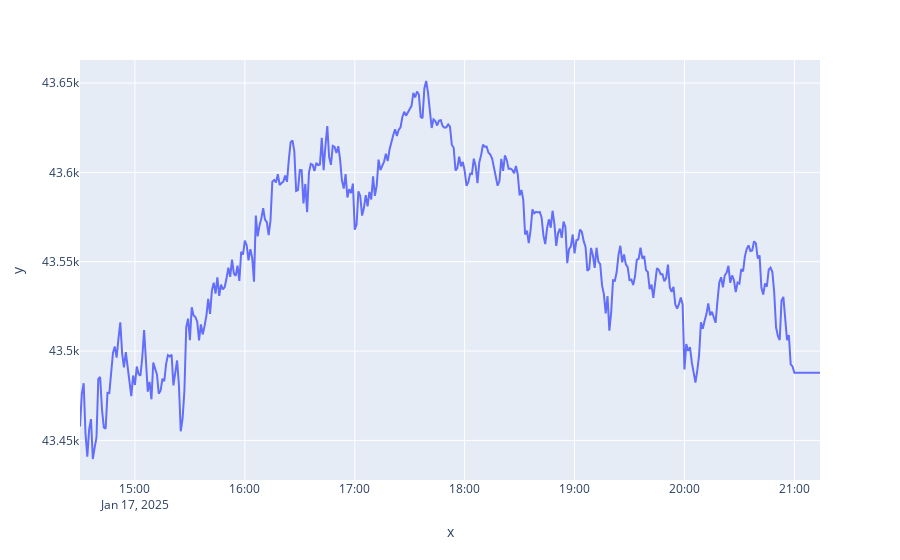

Notebook code for this chart:
### Code cell
import plotly.express as px

fig = px.line(x=one_day_data['date'], y=one_day_data['close'])
fig.show()

### Figure 1 — Plotly figure (JSON) as saved in the notebook; plotly's stock layout.template omitted (floating-point values rounded to 4 significant figures; data arrays with more than 128 entries replaced by an {"elided": "..."} marker saying what was removed)
{"data": [{"hovertemplate": "x=%{x}<br>y=%{y}<extra></extra>", "legendgroup": "", "line": {"color": "#636efa", "dash": "solid"}, "marker": {"symbol": "circle"}, "mode": "lines", "name": "", "orientation": "v", "showlegend": false, "type": "scatter", "x": {"elided": "405 str values"}, "xaxis": "x", "y": {"elided": "405 float values"}, "yaxis": "y"}], "layout": {"legend": {"tracegroupgap": 0}, "margin": {"t": 60}, "xaxis": {"anchor": "y", "domain": [0, 1], "title": {"text": "x"}}, "yaxis": {"anchor": "x", "domain": [0, 1], "title": {"text": "y"}}}}
